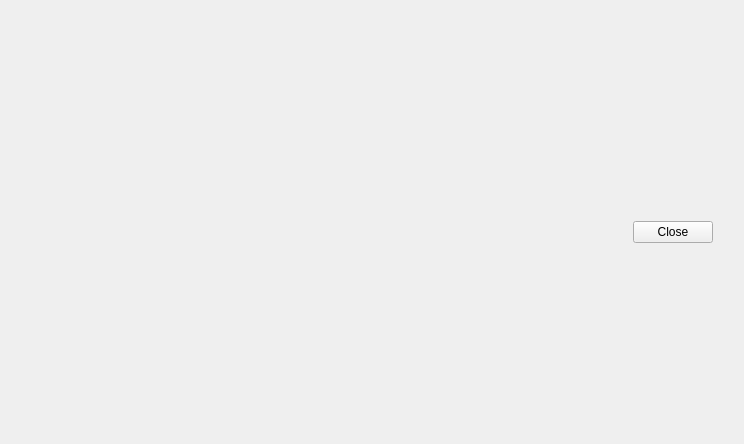
<?xml version="1.0" encoding="UTF-8"?>
<ui version="4.0">
 <class>PblTableDlg</class>
 <widget class="QDialog" name="PblTableDlg">
  <property name="geometry">
   <rect>
    <x>0</x>
    <y>0</y>
    <width>744</width>
    <height>444</height>
   </rect>
  </property>
  <property name="sizePolicy">
   <sizepolicy hsizetype="Expanding" vsizetype="Expanding">
    <horstretch>0</horstretch>
    <verstretch>0</verstretch>
   </sizepolicy>
  </property>
  <property name="windowTitle">
   <string>Dialog</string>
  </property>
  <layout class="QVBoxLayout" name="verticalLayout_2" stretch="0">
   <item>
    <layout class="QVBoxLayout" name="verticalLayout" stretch="1,0">
     <property name="sizeConstraint">
      <enum>QLayout::SetMaximumSize</enum>
     </property>
     <property name="margin">
      <number>10</number>
     </property>
     <item>
      <layout class="QVBoxLayout" name="for_table_lo">
       <property name="margin">
        <number>10</number>
       </property>
      </layout>
     </item>
     <item>
      <layout class="QHBoxLayout" name="horizontalLayout">
       <property name="margin">
        <number>10</number>
       </property>
       <item>
        <spacer name="horizontalSpacer">
         <property name="orientation">
          <enum>Qt::Horizontal</enum>
         </property>
         <property name="sizeHint" stdset="0">
          <size>
           <width>40</width>
           <height>20</height>
          </size>
         </property>
        </spacer>
       </item>
       <item>
        <widget class="QPushButton" name="btn_close">
         <property name="text">
          <string>Close</string>
         </property>
         <property name="autoDefault">
          <bool>false</bool>
         </property>
        </widget>
       </item>
      </layout>
     </item>
    </layout>
   </item>
  </layout>
 </widget>
 <resources/>
 <connections/>
</ui>
